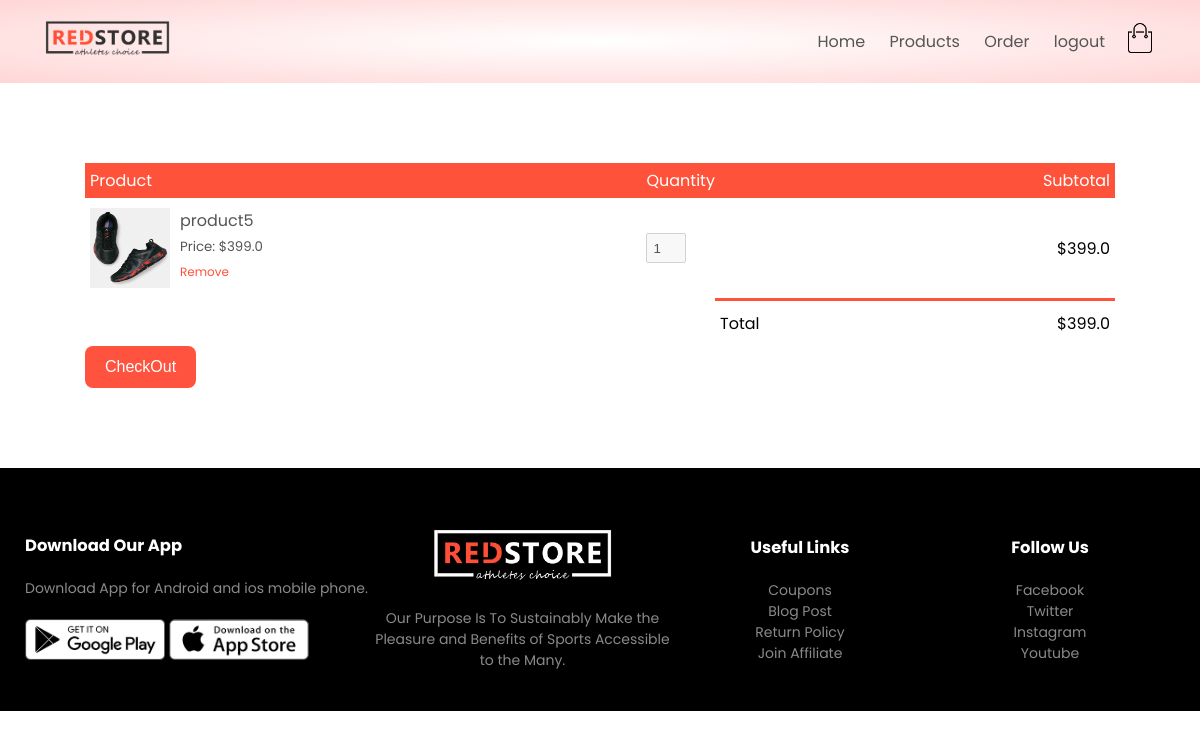
The app's page /orders/cart (signed in) with its own data.
### orders/models.py (models this page shows, shortened)
class orderitems(models.Model):
    product=models.ForeignKey(product,related_name='added_carts',on_delete=models.SET_NULL,null=True)
    quantity=models.IntegerField(default=1)
    owner=models.ForeignKey(order,on_delete=models.CASCADE,related_name='added_items')

class order(models.Model):
    LIVE=1
    DELETE=0
    DELETE_CHOICES=((LIVE,'live'),(DELETE,'Delete'))
    CART_STAGE=1
    ORDER_COMFIRMED=1
    ORDER_PROCESSED=2
    ORDER_DELIVERD=3
    ORDER_REJECTED=4
    STATUS_CHOICE=((ORDER_COMFIRMED,"ORDER_COMFIRMED"),
                   (ORDER_PROCESSED,"ORDER_PROCESSED"),
                   (ORDER_DELIVERD,"ORDER_DELIVERED"),
                   (ORDER_REJECTED,"ORDER_REJECTED")
                   )
    order_status=models.IntegerField(choices=STATUS_CHOICE,default=CART_STAGE)
    total_price=models.FloatField(default=0)
    owner =models.ForeignKey(customer,on_delete=models.SET_NULL,null=True,related_name='orders')
    delete_status=models.IntegerField(choices=DELETE_CHOICES,default=LIVE)
    created_at=models.DateTimeField(auto_now_add=True)
    updated_at=models.DateTimeField(auto_now=True)

### products/models.py (models this page shows, shortened)
class product(models.Model):
    LIVE=1
    DELETE=0
    DELETE_CHOICES=((LIVE,'live'),(DELETE,'Delete'))
    title =models.CharField(max_length=200)
    price=models.FloatField()
    description=models.TextField()
    image=models.ImageField(upload_to='media/')
    prioriity=models.IntegerField(default=0)
    delete_status=models.IntegerField(choices=DELETE_CHOICES,default=LIVE)
    created_at=models.DateTimeField(auto_now_add=True)
    updated_at=models.DateTimeField(auto_now=True)

### orders/views.py (the view)
# urls.py: path('cart',views.cart,name='cart'),
def cart(request):
    user=request.user
    customer=user.customer_profile
    cart_obj,created=order.objects.get_or_create(
        owner=customer,
        order_status=order.CART_STAGE
    )
    context={'cart':cart_obj}
    return render(request,'cart.html',context)

### orders/templatetags/gettotal.py (called while the page is built)
@register.simple_tag(name="gettotal")
def gettotal(cart):
   total=0
   for item in cart.added_items.all():
        total+=item.quantity*item.product.price
   return total

### orders/templatetags/multiply.py (called while the page is built)
@register.simple_tag(name="multiply")
def multiply(a,b ):
   return a*b

### templates/cart.html (shortened to what this page needs)
{% extends 'base.html' %}
{% load static %}
{% block content %}
{% load multiply %}
{% load gettotal %}
{% if messages %}
    {% for messages in messages %}
        <li>{{ messages }}</li>
    {% endfor %}
{% else %}
    <div class="small-container cart-page">
       {% if  cart and cart.added_items.exists %}
        <table>
            <tr>
                <th>Product</th>
                <th>Quantity</th>
                <th>Subtotal</th>
            </tr>
            {% for cart_item in cart.added_items.all %}
            <tr>
                <td>
                    <div class="cart-info">
                        <img src="{{ cart_item.product.image.url }}">
                        <div>
                            <p>{{ cart_item.product.title}}</p>
                            <small>Price: ${{ cart_item.product.price }}</small>
                            <br>
                            <a href="{% url 'remove_item' cart_item.id %}">Remove</a>
                        </div>
                    </div>
                </td>
                <td><input type="number" disabled  value="{{ cart_item.quantity }}"></td>
                <td>${% multiply cart_item.product.price  cart_item.quantity %}</td>
            </tr>
            {% endfor %}
        </table>
        <div class="total-price">
            <table>
                <tr>
                    <td>Total</td>
                    <td>${% gettotal cart%}</td>
                </tr>
            </table>
        </div>
        <form method="post" action="{% url 'checkout' %}" enctype="multipart/form-data">
        <button class="submit-btn" type="submit"> CheckOut </button>
        </form>
        {% else %}
        <p> cart is empty </p>
        {% endif %}
    </div>
{% endif %}
{% endblock content %}

### static/css/style.css (style rules this page uses)
* { margin: 0; padding: 0; box-sizing: border-box; }
body { font-family: 'Poppins', sans-serif; }
a { text-decoration: none; color: #555; }
p { color: #555; }
.small-container { max-width: 1080px; margin: auto; padding-left: 25px; padding-right: 25px; }
small { color: #555; }
.cart-page { margin: 80px auto; }
table { width: 100%; border-collapse: collapse; }
.cart-info { display: flex; flex-wrap: wrap; }
th { text-align: left; padding: 5px; color: #fff; background: #ff523b; font-weight: normal; }
td { padding: 10px 5px; }
td input { width: 40px; height: 30px; padding: 5px; }
td a { color: #ff523b; font-size: 12px; }
td img { width: 80px; height: 80px; margin-right: 10px; }
.total-price { display: flex; justify-content: flex-end; }
.total-price table { border-top: 3px solid #ff523b; width: 100%; max-width: 400px; }
td:last-child { text-align: right; }
th:last-child { text-align: right; }
.submit-btn { background-color: #ff523f; color: white; padding: 12px 20px; border: none; border-radius: 8px; font-size: 16px; cursor: pointer; transition: all 0.3s ease; }

### records on screen
orderitems: product.image (picture), product "product5", product.price "399.0", quantity "1", product+quantity "399.0"
order: id.price "399.0"
